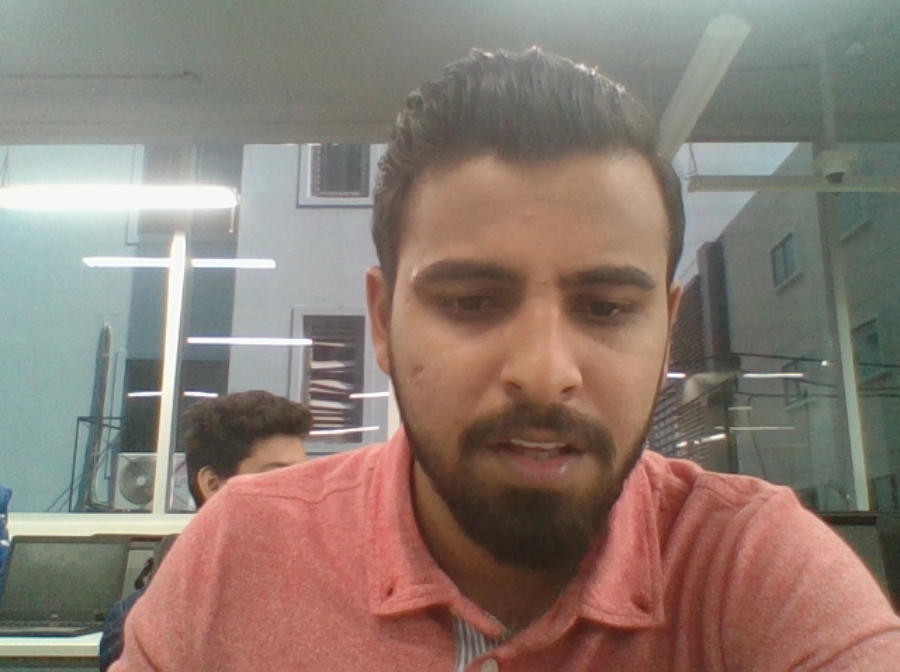
#> input picture test_images/test.png, 900 x 672 px
$ python hello.py
#> lines starting #> are read from the running program, lines starting #| are printed output that depends on the picture
import cv2 as cv #Opencv
from PIL import Image #Image from PIL
import glob
import os

# [32 lines left out: function DetectFace, not called in this run]

def pil2cvGrey(pil_im):
    # Convert a PIL image to a greyscale cv image
    # from: http://pythonpath.wordpress.com/2012/05/08/pil-to-opencv-image/
    pil_im = pil_im.convert('L')
    cv_im = cv.CreateImageHeader(pil_im.size, cv.IPL_DEPTH_8U, 1)
    cv.SetData(cv_im, pil_im.tostring(), pil_im.size[0]  )
    return cv_im

def cv2pil(cv_im):
    # Convert the cv image to a PIL image
    return Image.fromstring("L", cv.GetSize(cv_im), cv_im.tostring())

# [11 lines left out: function imgCrop, not called in this run]

def faceCrop(imagePattern,boxScale=1):
    # Select one of the haarcascade files:
    #   haarcascade_frontalface_alt.xml  <-- Best one?
    #   haarcascade_frontalface_alt2.xml
    #   haarcascade_frontalface_alt_tree.xml
    #   haarcascade_frontalface_default.xml
    #   haarcascade_profileface.xml
#> called with imagePattern = './test_images/test.png', boxScale = 1
    faceCascade = cv.CascadeClassifier('haarcascade_frontalface_alt.xml')

    imgList=glob.glob(imagePattern)
    if len(imgList)<=0:
        print('No Images Found')
        return

    for img in imgList:
        pil_im=Image.open(img)
#> pil_im is the input picture: PIL image 900x672 RGB; mean R, G, B 139.3, 123.7, 114.3
        cv_im=pil2cvGrey(pil_im)
#> in pil2cvGrey, `pil_im = pil_im.convert('L')`:
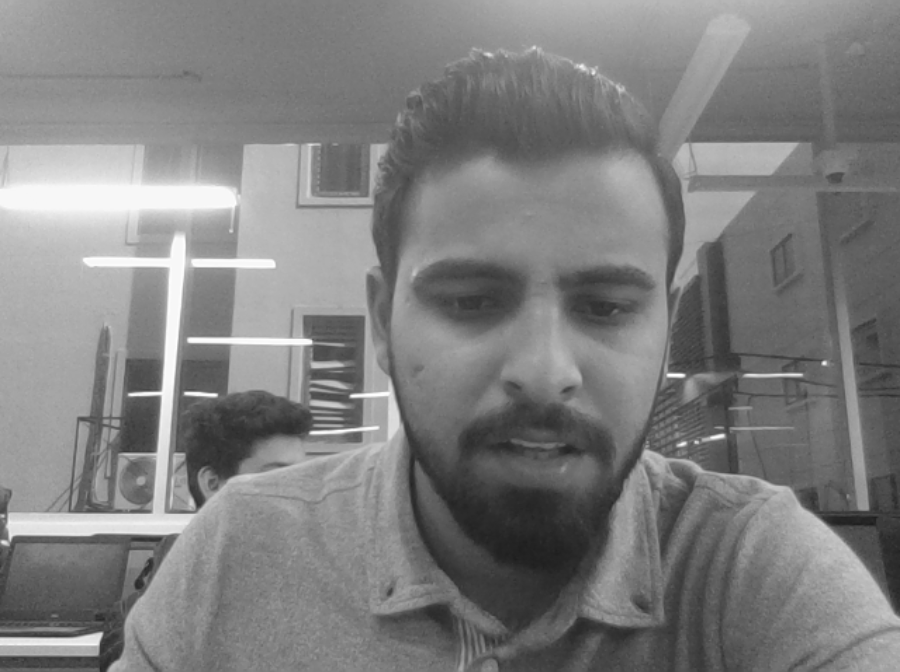
#> pil_im: PIL image 900x672 L; min 29, max 255, mean 127.3
        faces=DetectFace(cv_im,faceCascade)
        if faces:
            n=1
            for face in faces:
                croppedImage=imgCrop(pil_im, face[0],boxScale=boxScale)
                fname,ext=os.path.splitext(img)
                croppedImage.save(fname+'_crop'+str(n)+ext)
                n+=1
        else:
            print ('No faces found:', img)

# [14 lines left out: function test, not called in this run]


# Test the algorithm on an image
#test('testPics/faces.jpg')

# Crop all jpegs in a folder. Note: the code uses glob which follows unix shell rules.
# Use the boxScale to scale the cropping area. 1=opencv box, 2=2x the width and height
#> (the run stopped early here; a loop or call above may not have finished)
